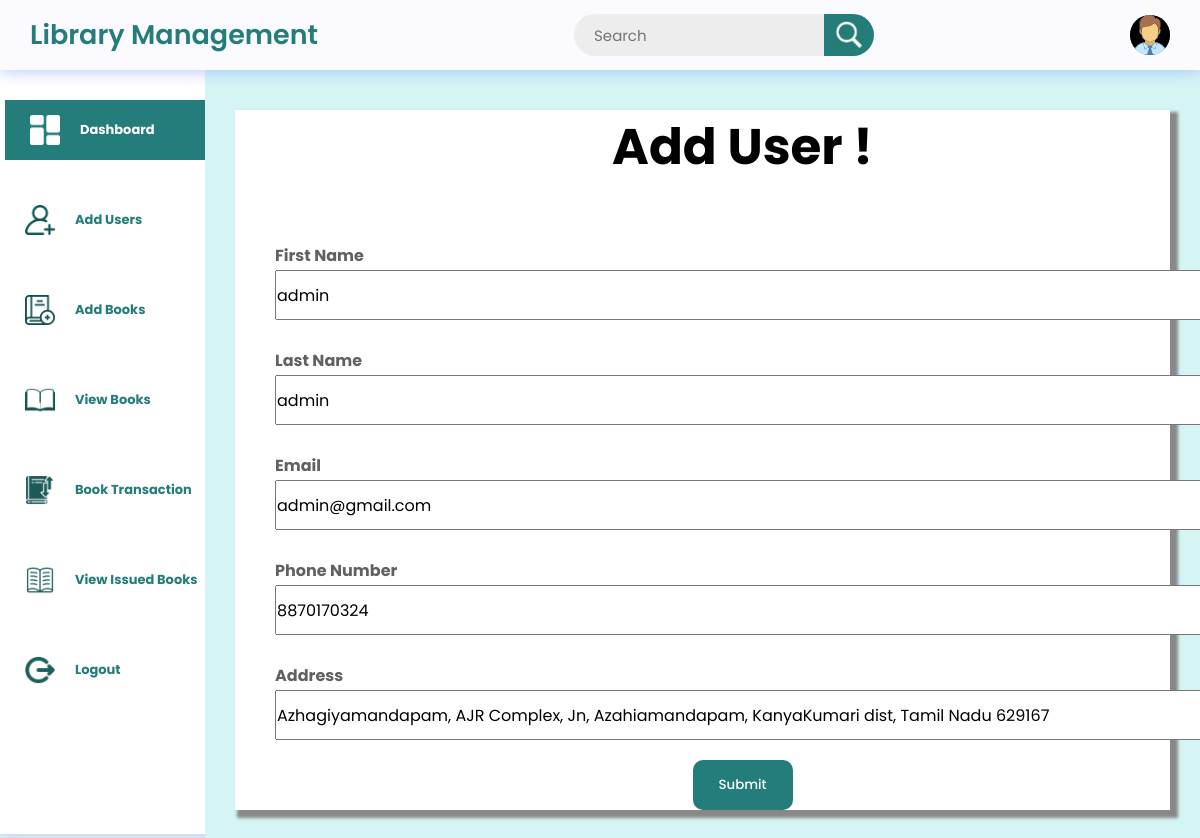
Page /edituser/ZTG202SL on the committed database.
### library/models.py (models this page shows, shortened)
class addusermodel(models.Model):
    memberid = models.CharField(max_length=8, unique=True, blank=True, null=True)
    firstname=models.CharField(max_length=20)
    lastname=models.CharField(max_length=20)
    email=models.EmailField()
    phonenumber=models.TextField()
    address=models.TextField()
    date=models.DateField(auto_now_add=True)

### library/views.py (the view)
# urls.py: path('edituser/<memberid>',views.editusers,name="updateuser"),
def editusers(request,memberid):
    data=models.addusermodel.objects.get(memberid=memberid)
    print(data)
    if request.method == "POST":
        print(request.POST)
        form=forms.UpdateUser(request.POST,instance=data)
        if form.is_valid():
            print("valid")
            form.save()
            print("save")
            return redirect('viewuser')
    else:
        form=forms.UpdateUser(instance=data)
    return render(request,'library/updateuser.html',{"data":data,"form":form})

### library/forms.py
class UpdateUser(forms.ModelForm):
    class Meta:
        model=models.addusermodel
        fields="__all__"

### templates/library/updateuser.html (shortened to what this page needs)
<!DOCTYPE html>
{% load static %}
<html lang="en">
<head>
</head>
<body>
    <header>
        <div class="logosec">
            <div class="logo">Library Management</div>
        </div>
        <div class="searchbar">
            <input type="text"
                   placeholder="Search">
            <div class="searchbtn">
              <img src=
"{% static 'images/searchbtn.jpg' %}"
                    class="icn srchicn"
                    alt="search-icon">
              </div>
        </div>
        <div class="message">
            <div class="dp">
              <img src=
"{% static 'images/adminlogin.png' %}"
                    class="dpicn"
                    alt="dp">
              </div>
        </div>
    </header>
    <div class="main-container">
      <div class="navcontainer">
          <nav class="nav" id="upnav">
              <div class="nav-upper-options">
                <a href="/afterlogin"><div class="nav-option option1">
                  <img src=
"{% static 'images/dashboard.png' %}"
                      class="nav-img"
                      alt="dashboard">
                  <h3 class="h3"> Dashboard</h3>
              </div></a>
              <a href="/adduser"><div class="option2 nav-option">
                <img src=
"{% static 'images/addusers.png' %}"
                    class="nav-img"
                    alt="articles">
                <h3 class="h3"> Add Users</h3>
            </div></a>
              <a href="/addbook"><div class="option2 nav-option">
                  <img src=
"{% static 'images/addbooks.png' %}"
                      class="nav-img"
                      alt="articles">
                  <h3 class="h3"> Add Books</h3>
              </div></a>
             <a href="/viewcategorybook"> <div class="nav-option option3">
                  <img src=
"{% static 'images/viewbooks.png' %}"
                      class="nav-img"
                      alt="report">
                  <h3 class="h3">View Books</h3>
              </div></a>
              <a href="/issuebook"><div class="nav-option option4">
                  <img src=
"{% static 'images/transactionbook.png' %}"
                      class="nav-img"
                      alt="institution">
                  <h3 class="h3">Book Transaction</h3>
              </div></a>
              <a href="/viewissuedbook"><div class="nav-option option5">
                  <img src=
"{% static 'images/viewissuedbook.png' %}"
                      class="nav-img"
                      alt="blog">
                  <h3 class="h3"> View Issued Books</h3>
              </div></a>
               <a href="{% url 'log out' %}"> <div class="nav-option logout">
                    <img src=
"{% static 'images/logouts.png' %}"
                        class="nav-img"
                        alt="logout">
                    <h3 class="h3">Logout</h3>
                </div></a>
                </div>
            </nav>
        </div>
        <div class="main">
<div class="container-fluid xl" id="fluid">
    <div class="container" id="cont">
        <div class="card">
<h4 class="p-3 mb-2 " style = 'font-size: 50px;text-align:center;color:black;'>Add User !</h4><br><br>
            <div class="card-body">
                <form action="" method="post" >
    <label for="firstname" class="lab">First Name </label><br>
    <input type="text" name="firstname" id="firstname" value="{{form.firstname.value}}" class="inp" ><br>
    <label for="lastname" class="lab">Last Name</label><br>
    <input type="text" name="lastname" id="lastname" class="inp" value="{{form.lastname.value}}" ><br>
    <label for="em" class="lab">Email</label><br>
    <input type="email" name="email" id="em" class="inp" value="{{form.email.value}}"><br>
    <label for="phonenumber" class="lab">Phone Number </label><br>
    <input type="text" name="phonenumber" id="phonenumber" class="inp" value="{{form.phonenumber.value}}"><br>
    <label for="address" class="lab">Address </label><br>
    <input type="text" id="address" name="address" class="inp" value="{{form.address.value}}">
    <center><button class="btn" type="submit">Submit</button></center>
</form>
            </div>
        </div>
    </div>
</div>
        </div>
    </div>
</body>
</html>

### templates/library/updateuser.html (style rules this page uses)
* { margin: 0; padding: 0; box-sizing: border-box; font-family: "Poppins", sans-serif; }
:root { --background-color1: #fafaff; --background-color2: #ffffff; --background-color3: #ededed; --background-color4: #d4f5f4; --primary-color: #247d7b; --secondary-color: #247d7b; --Border-color: #247d7b; --one-use-color: #247d7b; --two-use-color: #247d7b; }
body { background-color: var(--background-color4); max-width: 100%; overflow-x: hidden; }
header { height: 70px; width: 100vw; padding: 0 30px; background-color: var(--background-color1); position: fixed; z-index: 100; box-shadow: 1px 1px 15px rgba(161, 182, 253, 0.825); display: flex; justify-content: space-between; align-items: center; }
.logo { font-size: 27px; font-weight: 600; color: #247d7b; }
.icn { height: 30px; }
.searchbar, .message, .logosec { display: flex; align-items: center; justify-content: center; }
.logosec { gap: 60px; }
.searchbar input { width: 250px; height: 42px; border-radius: 50px 0 0 50px; background-color: var(--background-color3); padding: 0 20px; font-size: 15px; outline: none; border: none; }
.searchbtn { width: 50px; height: 42px; display: flex; align-items: center; justify-content: center; border-radius: 0px 50px 50px 0px; background-color: var(--secondary-color); cursor: pointer; }
.message { gap: 40px; position: relative; cursor: pointer; }
.dp { height: 40px; width: 40px; background-color: #626262; border-radius: 50%; display: flex; align-items: center; justify-content: center; overflow: hidden; }
.main-container { display: flex; width: 100vw; position: relative; top: 70px; z-index: 1; }
.dpicn { height: 42px; }
.main { height: calc(100vh - 70px); width: 100%; overflow-y: scroll; overflow-x: hidden; padding: 40px 30px 30px 30px; }
.nav { min-height: 91vh; width: 250px; background-color: var(--background-color2); position: absolute; top: 0px; left: 00; box-shadow: 1px 1px 10px rgba(198, 189, 248, 0.825); display: flex; flex-direction: column; justify-content: space-between; overflow: hidden; padding: 30px 0 20px 10px; }
.navcontainer { height: calc(100vh - 70px); width: 250px; position: relative; overflow-y: scroll; overflow-x: hidden; transition: all 0.5s ease-in-out; }
.nav-option { width: 250px; height: 60px; display: flex; align-items: center; padding: 0 30px 0 20px; gap: 20px; transition: all 0.1s ease-in-out; }
.nav-img { height: 30px; }
a { text-decoration: none; color: #247d7b; }
.nav-upper-options { display: flex; flex-direction: column; align-items: center; gap: 30px; }
.option1 { border-left: 5px solid #247d7b; background-color: var(--Border-color); color: white; cursor: pointer; }
.h3 { font-size: small; font-weight: 700; }
#fluid { padding: 0px; width: 100%; position: relative; background-color: white; box-shadow: 5px 5px 3px 3px #888888; }
.card { width: 100%; position: relative; margin-left:40px; border: none; }
#cont { color: white; }
.card-body { font-size: x-large; font-weight: 500; position: relative; }
.lab { font-size: medium; font-weight: 700; color: rgb(97, 97, 97); }
.inp { width: 1200px; height: 50px; font-size: medium; margin-bottom: 20px; }
.btn { background-color: #247d7b; width: 100px; height: 50px; color: white; font-weight:500 ; border: none; border-radius: 10px; }

### rows in the picture
addusermodel: firstname "admin", lastname "admin", email "admin@gmail.com", phonenumber "8870170324", address "Azhagiyamandapam, AJR Complex, Jn, Azahiamandapam, KanyaKumari dist, Tamil Nadu 629167"
